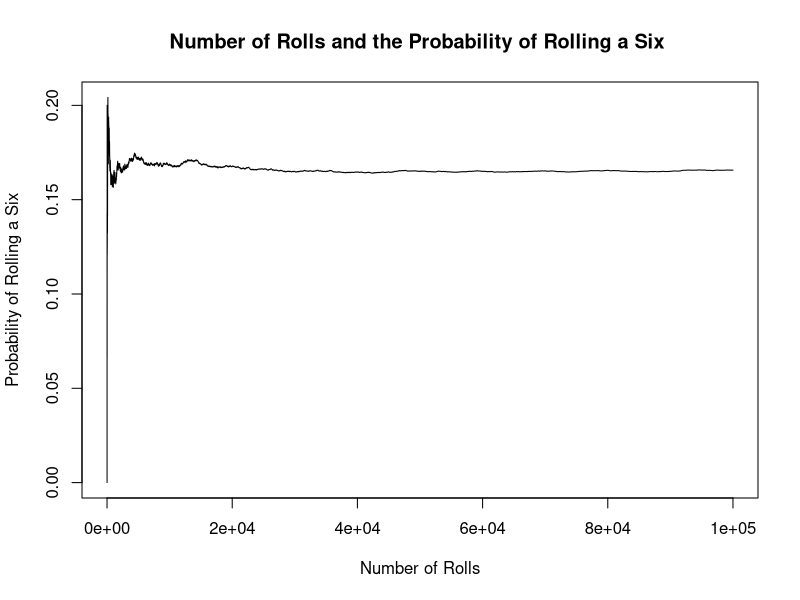

Here is the R script that generated this plot:
## ---- chunk 1
count_a_six = function(n) {
  # i. Rolling a six-sided die for 1:n times
  rolls = sample(1:6, n, replace = TRUE)
  
  # ii. counting the number of sixies
  sixes_count = numeric(n)
  
  count = 0
  for (i in 1:n) {
    if (rolls[i] == 6) {
      count = count + 1
    }
    sixes_count[i] = count
  }
  
  # iii. Probability of getting a six and storing it for all rolls
  probabilities = sixes_count / (1:n)
  
  # iv. Plotting the probabilities and the number of rolls
 return( plot(1:n, probabilities, type = "l", xlab = "Number of Rolls", ylab = "Probability of Rolling a Six",
       main = "Number of Rolls and the Probability of Rolling a Six "))
  
  
}

# v. Applying the function for n = 100,000
count_a_six(100000)


## ---- chunk 2
Ace_Clubs_Wins = function() {
  # i. Manually create a deck of 52 cards 
  ## with the following indexing  1-13: Hearts, 14-26: Diamonds, 27-39: Clubs, 40-52: Spades
  # The Ace of clubs is 39
  
  deck = 1:52
  
  # ii. Drawing one card randomly
  drawn_card = deck[floor(runif(1) * length(deck)) + 1]
  
  #iii. Determining the win based on card drawn
  win = 0
  if (drawn_card >= 27 && drawn_card <= 38) { 
    win = 10
  } else if (drawn_card == 39) { 
    win = 30
  } else if (drawn_card >= 40 && drawn_card <= 52) { 
    win = 5
  }
  
  return(win)
}
#iv. returning the amount of money that can be won in one game
simulate_game = function(n) {
  total_win = 0
  for (i in 1:n) {
    total_win = total_win + Ace_Clubs_Wins()
  }
  average_win = total_win / n
  return(average_win)
}

# Applying the function for 100,000 simulations
simulate_game(100000)

## ---- chunk 3
Roll_Two_Dice = function() {
  # a. Writing the Roll_Two_Dice function
  roll_die = function() {
    return(sample(1:6, 1, replace = TRUE))
  }
  
  
  initial_roll = roll_die() + roll_die()
  
  if (initial_roll %in% c(7, 11)) {
    return(TRUE)
  } else if (initial_roll %in% c(2, 3, 12)) {
    return(FALSE)
  }
  
  while (TRUE) {
    new_roll = roll_die() + roll_die()
    if (new_roll == 7) {
      return(FALSE)
    } else if (new_roll == initial_roll) {
      return(TRUE)
    }
  }
}

Simulate_Game = function(N) {
  results = replicate(N, Roll_Two_Dice())
  proportion_wins = mean(results)
  return(proportion_wins)
}

# b. Applying the function for N = 100,000 simulations
proportion_wins = Simulate_Game(100000)
proportion_wins

## ---- chunk 4
# a. Writing a function that will return the amount to earn in 1 game.
flip_coin_game = function() {
  difference = 0  
  flips = 0  
  
  
  while (abs(difference) < 4) {
    flips = flips + 1  
    
    
    flip_result = ifelse(runif(1) < 0.5, 1, -1)
    difference = difference + flip_result  
  }
  
  earnings = 30 - (flips * 2)
  return(earnings)
}


simulate_game = function(N) {
  total_earnings = 0  
  
  for (i in 1:N) {
    game_earnings = flip_coin_game()  
    total_earnings = total_earnings + game_earnings  
  }
  
  average_earnings = total_earnings / N
  return(average_earnings)
}

#b. Simulating the game 100,000 times and finding the average earnings
 
average_earnings_result = simulate_game(100000)
average_earnings_result

